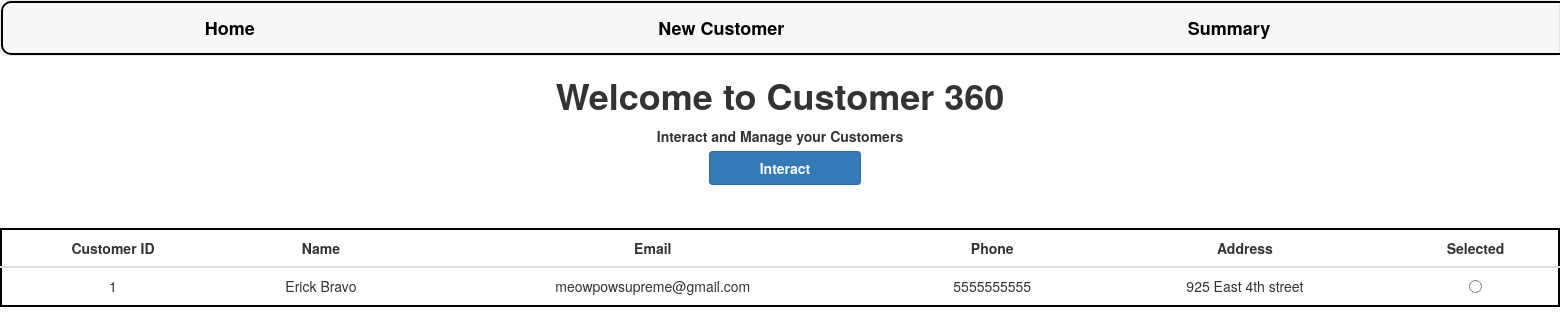
The page / on the database its author committed.
### customer360/models.py (models this page shows, shortened)
class Customer(models.Model):
    id = models.AutoField(primary_key=True)
    name = models.CharField(max_length=100)
    email = models.EmailField(max_length=100)
    phone = models.CharField(max_length=20)
    address = models.CharField(max_length=200)

### customer360/views.py (the view)
# urls.py: path("", views.index, name="index"),
def index(request):
    customers = Customer.objects.all()
    context = {"customers":customers}
    return render(request, "index.html", context=context)

### customer360/templates/index.html (shortened to what this page needs)
{% extends 'base.html' %}
{% load static %}
{% block content %}
<html>
    <head>
    </head>
    <body>
        <h1>Welcome to Customer 360</h1>
        <p>Interact and Manage your Customers</p>
        <a class="btn btn-primary" style="font-weight:bold; display:inline" onclick="set_customer()">Interact</a>
        <table class="table">
            <thead>
                <tr>
                    <th>Customer ID</th>
                    <th>Name</th>
                    <th>Email</th>
                    <th>Phone</th>
                    <th>Address</th>
                    <th>Selected</th>
                </tr>
            </thead>
            <tbody>
                {% for customer in customers %}
                    <tr>
                        <td>{{customer.id }}</td>
                        <td>{{customer.name }}</td>
                        <td>{{customer.email }}</td>
                        <td>{{customer.phone }}</td>
                        <td>{{customer.address }}</td>
                        <td>
                            <input type="radio" name="selected_customers" value="{{ customer.id }}">
                        </td>
                    </tr>
                {% endfor %}
            </tbody>
        </table>
    </body>
</html>
{% endblock content %}

### static/css/main.css (style rules this page uses)
body { text-align: center; margin: auto; }
h1,p { font-weight: bold; }
table { margin: auto; border: 2px solid #000000; margin-top: 50px; border-radius: 15px; background-color: white; text-align: center; }
th { text-align: center; }
.btn { display: flex; margin-top: 10px; margin-bottom: 10px; padding-left: 50px; padding-right: 50px; text-align: left; margin-left: 10px; }

### rows shown on the page
Customer: id "1", name "Erick Bravo", email "meowpowsupreme@gmail.com", phone "5555555555", address "925 East 4th street"
